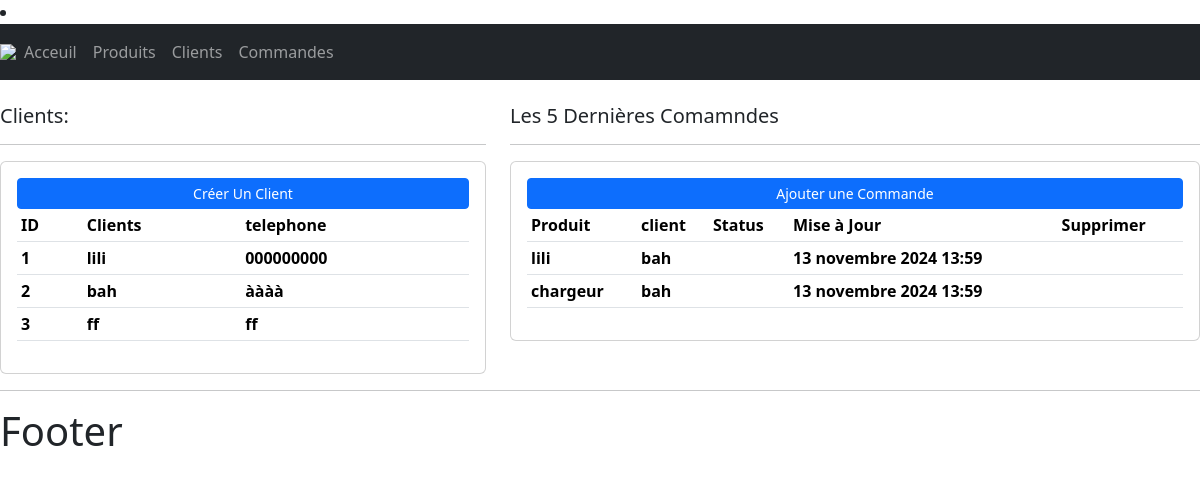
The page / on the database its author committed.
### client/models.py (models this page shows)
class Client(models.Model):
     nom = models.CharField(max_length=200, unique=True)
     telephone = models.CharField(max_length=200, unique=True)
     date_creation = models.DateTimeField(auto_now_add=True)
     def __str__(self):
          return self.nom

### commande/models.py (models this page shows)
class Commande(models.Model):
    STATUS=(("en instance", "en instance"),("non livré", "non livré"),("livré", "livré"))
    client = models.ForeignKey(Client, on_delete=models.SET_NULL, null=True)
    produit = models.ForeignKey(Produit, on_delete=models.SET_NULL, null=True)
    status  = models.CharField(max_length=200, choices=STATUS)
    date_creation = models.DateTimeField(auto_now_add=True)

### produit/models.py (models this page shows)
class Produit(models.Model):
    nom = models.CharField(max_length=200, null=True)
    prix = models.IntegerField(null=True)
    date_creation = models.DateTimeField(auto_now_add=True)
    tag = models.ManyToManyField(Tag)
    def __str__(self): # permet d'afficxher le nom de produit
        return self.nom

### produit/views.py (the view)
# urls.py: path("", views.home),
def home (request):
    commandes = Commande.objects.all()
    clients = Client.objects.all()
    context = {'commandes': commandes, 'clients': clients}
    return render(request, 'produit/acceuil.html', context)

### templates/produit/acceuil.html
{% extends 'main.html' %}
{% block content %}
<br>
<div class="row">
	<div class="col-md-5">
		<h5>Clients:</h5>
		<hr>
		<div class="card card-body">
			<a class="btn btn-primary  btn-sm btn-block" href="">Créer Un Client</a>
			<table class="table table-sm">
				<tr>
					<th>ID</th>
					<th>Clients</th>
					<th>telephone</th>
				</tr>
				{% for client in clients %}
				<tr>
				<th>{{ client.id }}</th>
				<th>{{ client.nom }}</th>
				<th>{{ client.telephone }}</th>
				</tr>
				{% endfor%}
			</table>
		</div>
	</div>
	<div class="col-md-7">
		<h5>Les 5 Dernières Comamndes</h5>
		<hr>
		<div class="card card-body">
			<a class="btn btn-primary  btn-sm btn-block" href="">Ajouter une Commande</a>
			<table class="table table-sm">
				<tr>
					<th>Produit</th>
					<th>client</th>
					<th>Status</th>
					<th>Mise à Jour</th>
					<th>Supprimer</th>
				</tr>
				{% for commande in commandes %}
				<tr>
					<th>{{ commande.produit}}</th>
					<th>{{ commande.client}}</th>
					<th>{{ commande.Status}}</th>
					<th>{{ commande.date_creation}}</th>
					<th>{{ commande.Suprimer}}</th>
				</tr>
				{% endfor %}
			</table>
		</div>
	</div>
</div>
{% endblock content%}

### templates/main.html (shortened to what this page needs)
{% load static %}
<!DOCTYPE html>
<html lang="en">
<head>
</head>
<link href="https://cdn.jsdelivr.net/npm/bootstrap@5.3.3/dist/css/bootstrap.min.css" rel="stylesheet">
<li rel="stylesheet" type="text/css" href="{% static "css/main.css" %}">
<body>
    {% include "base/navbar.html" %}
    {% block content %}
    {% endblock %}
    <hr>
    <h1>Footer</h1>
</body>
</html>

### templates/base/navbar.html (shortened to what this page needs)
{% load static %}
<nav class="navbar navbar-expand-lg navbar-dark bg-dark">
  <img src="{% static "images/lono.png" %}">
  <div class="collapse navbar-collapse" id="navbarNav">
    <ul class="navbar-nav">
      <li class="nav-item active">
        <a class="nav-link" href="#">Acceuil</a>
      </li>
        <li class="nav-item">
        <a class="nav-link" href="#">Produits</a>
      </li>
      <li class="nav-item">
        <a class="nav-link" href="#">Clients</a>
      </li>
      <li class="nav-item">
        <a class="nav-link" href="#">Commandes</a>
      </li>
    </ul>
  </div>
</nav>

### rows shown on the page
Client: id "1", nom "lili", telephone "000000000"
Client: id "2", nom "bah", telephone "àààà"
Client: id "3", nom "ff", telephone "ff"
Commande: produit "lili", client "bah", date_creation "13 novembre 2024 13:59"
Commande: produit "chargeur", client "bah", date_creation "13 novembre 2024 13:59"
